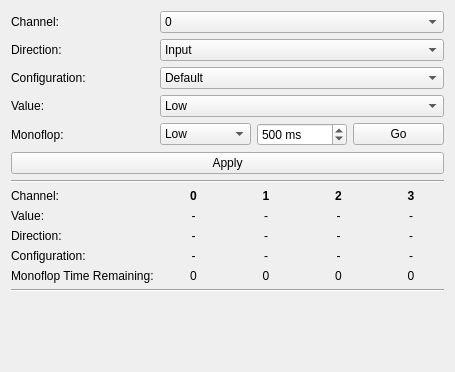
<?xml version="1.0" encoding="UTF-8"?>
<ui version="4.0">
 <class>IO4V2</class>
 <widget class="QWidget" name="IO4V2">
  <property name="geometry">
   <rect>
    <x>0</x>
    <y>0</y>
    <width>455</width>
    <height>372</height>
   </rect>
  </property>
  <property name="windowTitle">
   <string>Form</string>
  </property>
  <layout class="QVBoxLayout" name="verticalLayout">
   <item>
    <layout class="QGridLayout" name="gridLayout_5">
     <item row="0" column="0">
      <widget class="QLabel" name="label_3">
       <property name="text">
        <string>Channel:</string>
       </property>
      </widget>
     </item>
     <item row="7" column="0">
      <widget class="QLabel" name="label_53">
       <property name="text">
        <string>Channel:</string>
       </property>
      </widget>
     </item>
     <item row="1" column="0">
      <widget class="QLabel" name="label_2">
       <property name="text">
        <string>Direction:</string>
       </property>
      </widget>
     </item>
     <item row="8" column="0">
      <widget class="QLabel" name="label_5">
       <property name="text">
        <string>Value:</string>
       </property>
      </widget>
     </item>
     <item row="9" column="0">
      <widget class="QLabel" name="label_7">
       <property name="text">
        <string>Direction:</string>
       </property>
      </widget>
     </item>
     <item row="1" column="1" colspan="3">
      <widget class="QComboBox" name="cbox_cfg_ch_dir">
       <item>
        <property name="text">
         <string>Input</string>
        </property>
       </item>
       <item>
        <property name="text">
         <string>Output</string>
        </property>
       </item>
      </widget>
     </item>
     <item row="4" column="3">
      <widget class="QPushButton" name="btn_monoflop_go">
       <property name="text">
        <string>Go</string>
       </property>
      </widget>
     </item>
     <item row="4" column="2">
      <widget class="QSpinBox" name="sbox_monoflop_t">
       <property name="suffix">
        <string> ms</string>
       </property>
       <property name="minimum">
        <number>1</number>
       </property>
       <property name="maximum">
        <number>2147483647</number>
       </property>
       <property name="value">
        <number>500</number>
       </property>
      </widget>
     </item>
     <item row="3" column="0">
      <widget class="QLabel" name="lbl_cfg_ch_out_v">
       <property name="text">
        <string>Value:</string>
       </property>
      </widget>
     </item>
     <item row="0" column="1" colspan="3">
      <widget class="QComboBox" name="cbox_cfg_ch">
       <item>
        <property name="text">
         <string>0</string>
        </property>
       </item>
       <item>
        <property name="text">
         <string>1</string>
        </property>
       </item>
       <item>
        <property name="text">
         <string>2</string>
        </property>
       </item>
       <item>
        <property name="text">
         <string>3</string>
        </property>
       </item>
      </widget>
     </item>
     <item row="5" column="0" colspan="4">
      <widget class="QPushButton" name="btn_cfg_ch_apply">
       <property name="text">
        <string>Apply</string>
       </property>
      </widget>
     </item>
     <item row="2" column="0">
      <widget class="QLabel" name="lbl_cfg_ch_in_v">
       <property name="text">
        <string>Configuration:</string>
       </property>
      </widget>
     </item>
     <item row="10" column="0">
      <widget class="QLabel" name="label_4">
       <property name="text">
        <string>Configuration:</string>
       </property>
      </widget>
     </item>
     <item row="6" column="0" colspan="4">
      <widget class="Line" name="line">
       <property name="orientation">
        <enum>Qt::Horizontal</enum>
       </property>
      </widget>
     </item>
     <item row="7" column="1" rowspan="5" colspan="3">
      <layout class="QGridLayout" name="gridLayout">
       <item row="2" column="3">
        <widget class="QLabel" name="lbl_st_ch3_d">
         <property name="text">
          <string>-</string>
         </property>
         <property name="alignment">
          <set>Qt::AlignCenter</set>
         </property>
        </widget>
       </item>
       <item row="2" column="1">
        <widget class="QLabel" name="lbl_st_ch1_d">
         <property name="text">
          <string>-</string>
         </property>
         <property name="alignment">
          <set>Qt::AlignCenter</set>
         </property>
        </widget>
       </item>
       <item row="1" column="3">
        <widget class="QLabel" name="lbl_st_ch3_v">
         <property name="text">
          <string>-</string>
         </property>
         <property name="alignment">
          <set>Qt::AlignCenter</set>
         </property>
        </widget>
       </item>
       <item row="0" column="1">
        <widget class="QLabel" name="label_56">
         <property name="text">
          <string>&lt;html&gt;&lt;head/&gt;&lt;body&gt;&lt;p&gt;&lt;span style=&quot; font-weight:600;&quot;&gt;1&lt;/span&gt;&lt;/p&gt;&lt;/body&gt;&lt;/html&gt;</string>
         </property>
         <property name="textFormat">
          <enum>Qt::RichText</enum>
         </property>
         <property name="alignment">
          <set>Qt::AlignCenter</set>
         </property>
        </widget>
       </item>
       <item row="0" column="3">
        <widget class="QLabel" name="label_58">
         <property name="text">
          <string>&lt;html&gt;&lt;head/&gt;&lt;body&gt;&lt;p&gt;&lt;span style=&quot; font-weight:600;&quot;&gt;3&lt;/span&gt;&lt;/p&gt;&lt;/body&gt;&lt;/html&gt;</string>
         </property>
         <property name="textFormat">
          <enum>Qt::RichText</enum>
         </property>
         <property name="alignment">
          <set>Qt::AlignCenter</set>
         </property>
        </widget>
       </item>
       <item row="0" column="2">
        <widget class="QLabel" name="label_57">
         <property name="text">
          <string>&lt;html&gt;&lt;head/&gt;&lt;body&gt;&lt;p&gt;&lt;span style=&quot; font-weight:600;&quot;&gt;2&lt;/span&gt;&lt;/p&gt;&lt;/body&gt;&lt;/html&gt;</string>
         </property>
         <property name="textFormat">
          <enum>Qt::RichText</enum>
         </property>
         <property name="alignment">
          <set>Qt::AlignCenter</set>
         </property>
        </widget>
       </item>
       <item row="2" column="0">
        <widget class="QLabel" name="lbl_st_ch0_d">
         <property name="text">
          <string>-</string>
         </property>
         <property name="alignment">
          <set>Qt::AlignCenter</set>
         </property>
        </widget>
       </item>
       <item row="4" column="0">
        <widget class="QLabel" name="lbl_st_ch0_monoflop_t">
         <property name="text">
          <string>0</string>
         </property>
         <property name="alignment">
          <set>Qt::AlignCenter</set>
         </property>
        </widget>
       </item>
       <item row="1" column="2">
        <widget class="QLabel" name="lbl_st_ch2_v">
         <property name="text">
          <string>-</string>
         </property>
         <property name="alignment">
          <set>Qt::AlignCenter</set>
         </property>
        </widget>
       </item>
       <item row="2" column="2">
        <widget class="QLabel" name="lbl_st_ch2_d">
         <property name="text">
          <string>-</string>
         </property>
         <property name="alignment">
          <set>Qt::AlignCenter</set>
         </property>
        </widget>
       </item>
       <item row="1" column="0">
        <widget class="QLabel" name="lbl_st_ch0_v">
         <property name="text">
          <string>-</string>
         </property>
         <property name="alignment">
          <set>Qt::AlignCenter</set>
         </property>
        </widget>
       </item>
       <item row="1" column="1">
        <widget class="QLabel" name="lbl_st_ch1_v">
         <property name="text">
          <string>-</string>
         </property>
         <property name="alignment">
          <set>Qt::AlignCenter</set>
         </property>
        </widget>
       </item>
       <item row="0" column="0">
        <widget class="QLabel" name="label_55">
         <property name="text">
          <string>&lt;html&gt;&lt;head/&gt;&lt;body&gt;&lt;p&gt;&lt;span style=&quot; font-weight:600;&quot;&gt;0&lt;/span&gt;&lt;/p&gt;&lt;/body&gt;&lt;/html&gt;</string>
         </property>
         <property name="textFormat">
          <enum>Qt::RichText</enum>
         </property>
         <property name="alignment">
          <set>Qt::AlignCenter</set>
         </property>
        </widget>
       </item>
       <item row="3" column="2">
        <widget class="QLabel" name="lbl_st_ch2_cfg">
         <property name="text">
          <string>-</string>
         </property>
         <property name="textFormat">
          <enum>Qt::RichText</enum>
         </property>
         <property name="alignment">
          <set>Qt::AlignCenter</set>
         </property>
        </widget>
       </item>
       <item row="3" column="1">
        <widget class="QLabel" name="lbl_st_ch1_cfg">
         <property name="text">
          <string>-</string>
         </property>
         <property name="textFormat">
          <enum>Qt::RichText</enum>
         </property>
         <property name="alignment">
          <set>Qt::AlignCenter</set>
         </property>
        </widget>
       </item>
       <item row="3" column="3">
        <widget class="QLabel" name="lbl_st_ch3_cfg">
         <property name="text">
          <string>-</string>
         </property>
         <property name="textFormat">
          <enum>Qt::RichText</enum>
         </property>
         <property name="alignment">
          <set>Qt::AlignCenter</set>
         </property>
        </widget>
       </item>
       <item row="4" column="3">
        <widget class="QLabel" name="lbl_st_ch3_monoflop_t">
         <property name="text">
          <string>0</string>
         </property>
         <property name="alignment">
          <set>Qt::AlignCenter</set>
         </property>
        </widget>
       </item>
       <item row="4" column="1">
        <widget class="QLabel" name="lbl_st_ch1_monoflop_t">
         <property name="text">
          <string>0</string>
         </property>
         <property name="alignment">
          <set>Qt::AlignCenter</set>
         </property>
        </widget>
       </item>
       <item row="3" column="0">
        <widget class="QLabel" name="lbl_st_ch0_cfg">
         <property name="text">
          <string>-</string>
         </property>
         <property name="textFormat">
          <enum>Qt::RichText</enum>
         </property>
         <property name="alignment">
          <set>Qt::AlignCenter</set>
         </property>
        </widget>
       </item>
       <item row="4" column="2">
        <widget class="QLabel" name="lbl_st_ch2_monoflop_t">
         <property name="text">
          <string>0</string>
         </property>
         <property name="alignment">
          <set>Qt::AlignCenter</set>
         </property>
        </widget>
       </item>
      </layout>
     </item>
     <item row="4" column="0">
      <widget class="QLabel" name="lbl_monoflop">
       <property name="text">
        <string>Monoflop:</string>
       </property>
      </widget>
     </item>
     <item row="4" column="1">
      <widget class="QComboBox" name="cbox_monoflop_v">
       <item>
        <property name="text">
         <string>Low</string>
        </property>
       </item>
       <item>
        <property name="text">
         <string>High</string>
        </property>
       </item>
      </widget>
     </item>
     <item row="3" column="1" colspan="3">
      <widget class="QComboBox" name="cbox_cfg_ch_out_v">
       <item>
        <property name="text">
         <string>Low</string>
        </property>
       </item>
       <item>
        <property name="text">
         <string>High</string>
        </property>
       </item>
      </widget>
     </item>
     <item row="2" column="1" colspan="3">
      <widget class="QComboBox" name="cbox_cfg_ch_in_v">
       <item>
        <property name="text">
         <string>Default</string>
        </property>
       </item>
       <item>
        <property name="text">
         <string>Pull-up</string>
        </property>
       </item>
      </widget>
     </item>
     <item row="11" column="0">
      <widget class="QLabel" name="label_15">
       <property name="text">
        <string>Monoflop Time Remaining:</string>
       </property>
      </widget>
     </item>
     <item row="12" column="0" colspan="4">
      <widget class="Line" name="line_2">
       <property name="orientation">
        <enum>Qt::Horizontal</enum>
       </property>
      </widget>
     </item>
    </layout>
   </item>
   <item>
    <spacer name="verticalSpacer">
     <property name="orientation">
      <enum>Qt::Vertical</enum>
     </property>
     <property name="sizeHint" stdset="0">
      <size>
       <width>20</width>
       <height>0</height>
      </size>
     </property>
    </spacer>
   </item>
  </layout>
 </widget>
 <resources/>
 <connections/>
</ui>
